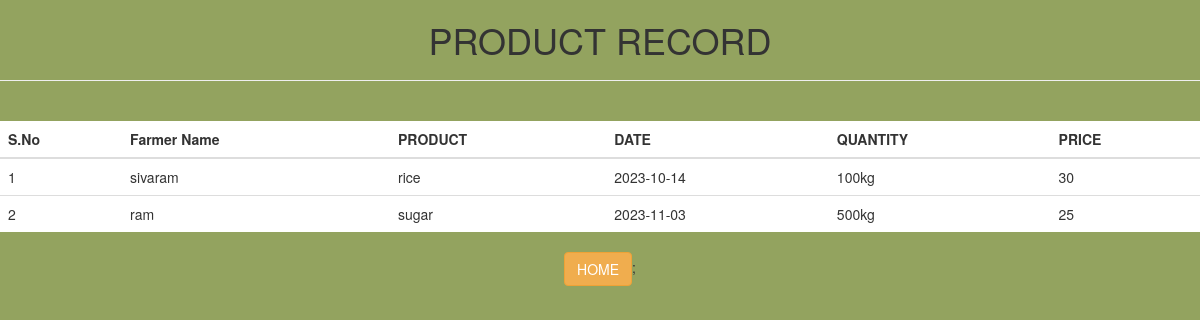
/pro1, run on an earlier commit of the app's database.
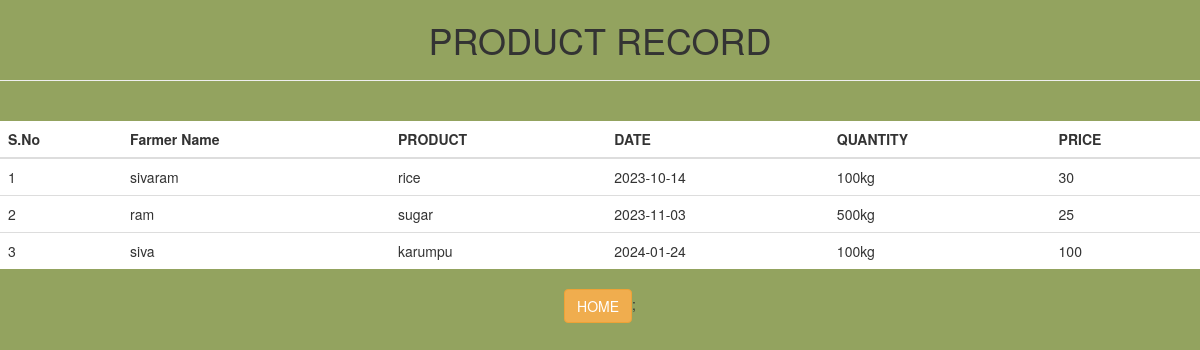
And on a later commit of the database.
### tables this page shows
CREATE TABLE item1(pid integer primary key,
            Name text,products text,Day date,quantity text,price int);

### web.py (the view)
@app.route('/pro1')
def pro1():
    con=sqlite3.connect('data2.db')
    con.row_factory=sqlite3.Row
    cur=con.cursor()
    cur.execute("select  * from item1")
    data=cur.fetchall()
    con.close()
    return render_template('pro1.html',data=data)

### templates/pro1.html (shortened to what this page needs)
<!DOCTYPE html>
<html lang="en">
<head>
 <link rel="stylesheet" href="https://maxcdn.bootstrapcdn.com/bootstrap/3.4.1/css/bootstrap.min.css">
</head>
<body>
    <div class="main">
       <center> <h1>PRODUCT RECORD<hr></h1></center>
        <div align="center"class="table">
            <br>
       <table class="table table-border" >
        <thead>
            <tr>
                <th>S.No</th>
                <th>Farmer Name</th>
                <th>PRODUCT</th>
                <th>DATE</th>
                <th>QUANTITY</th>
                <th>PRICE</th>
            </tr>
        </thead>
       <tbody>
        {% for res in data %}
        {%set i=loop.index %}
        <tr>
            <td>{{i}}</td>
            <td>{{res["Name"]}}</td>
            <td>{{res["products"]}}</td>
            <td>{{res["Day"]}}</td>
            <td>{{res["quantity"]}}</td>
            <td>{{res["price"]}}</td>
        </tr>
        {% endfor %}
       </tbody>
       </table>
       <div>
        <a href="{{url_for('main1')}}"class ="btn btn-warning pull right">HOME</a>;
       </div>
    </div>
   </div>
</body>
</html>

What changed in the data, as far as the page shows it:
added item1: pid "3", Name "siva", products "karumpu", Day "2024-01-24", quantity "100kg", price "100"
